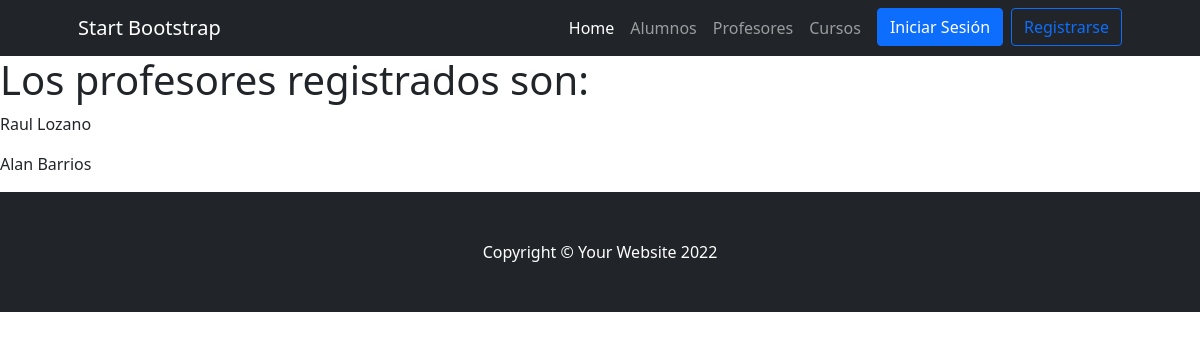
The page /AppCoder/profesores on the database its author committed.
### AppCoder/models.py (models this page shows)
class Profesor(models.Model):
    nombre = models.CharField(max_length=30)
    apellido = models.CharField(max_length=30)
    email = models.EmailField(blank=True, null=True)
    class Meta:
        verbose_name_plural = "Profesores"

### AppCoder/views.py (the view)
# urls.py: path('profesores', profesores, name="profesores"),
def profesores(request):
    profesores = Profesor.objects.all()
    ctx = {"profesores":profesores}
    return render(request, 'AppCoder/profesores.html',ctx)

### AppCoder/templates/AppCoder/profesores.html (shortened to what this page needs)
{% extends 'AppCoder/base.html' %}
{% load static %}
{% block contenidoPagina %}
<h1>Los profesores registrados son:</h1>
{% for profesor in profesores %}
<p>{{ profesor.nombre }} {{ profesor.apellido }}</p>
{% endfor %}
{% endblock %}

### rows shown on the page
Profesor: nombre "Raul", apellido "Lozano"
Profesor: nombre "Alan", apellido "Barrios"
